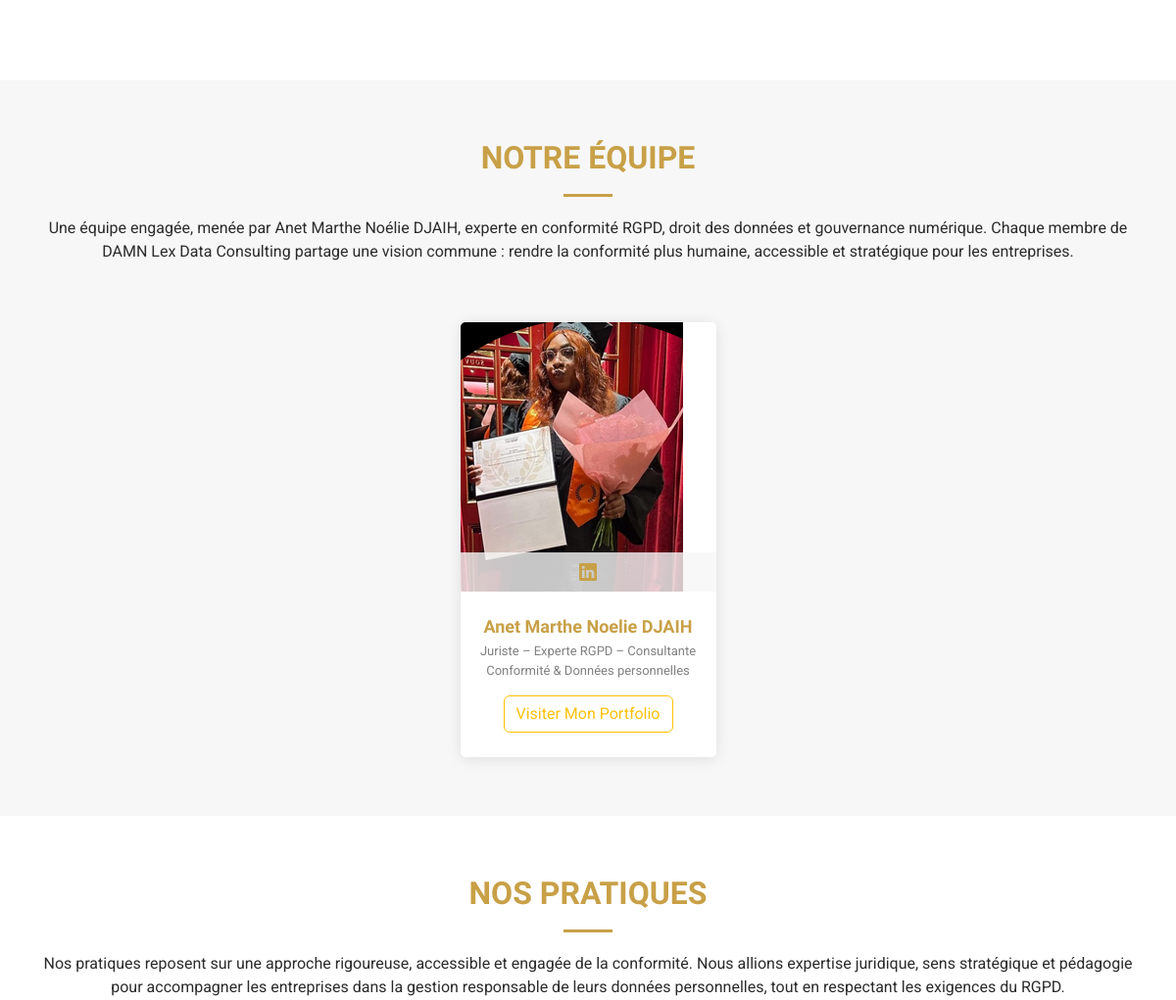
Page /about/ (middle part) on the earlier database version.
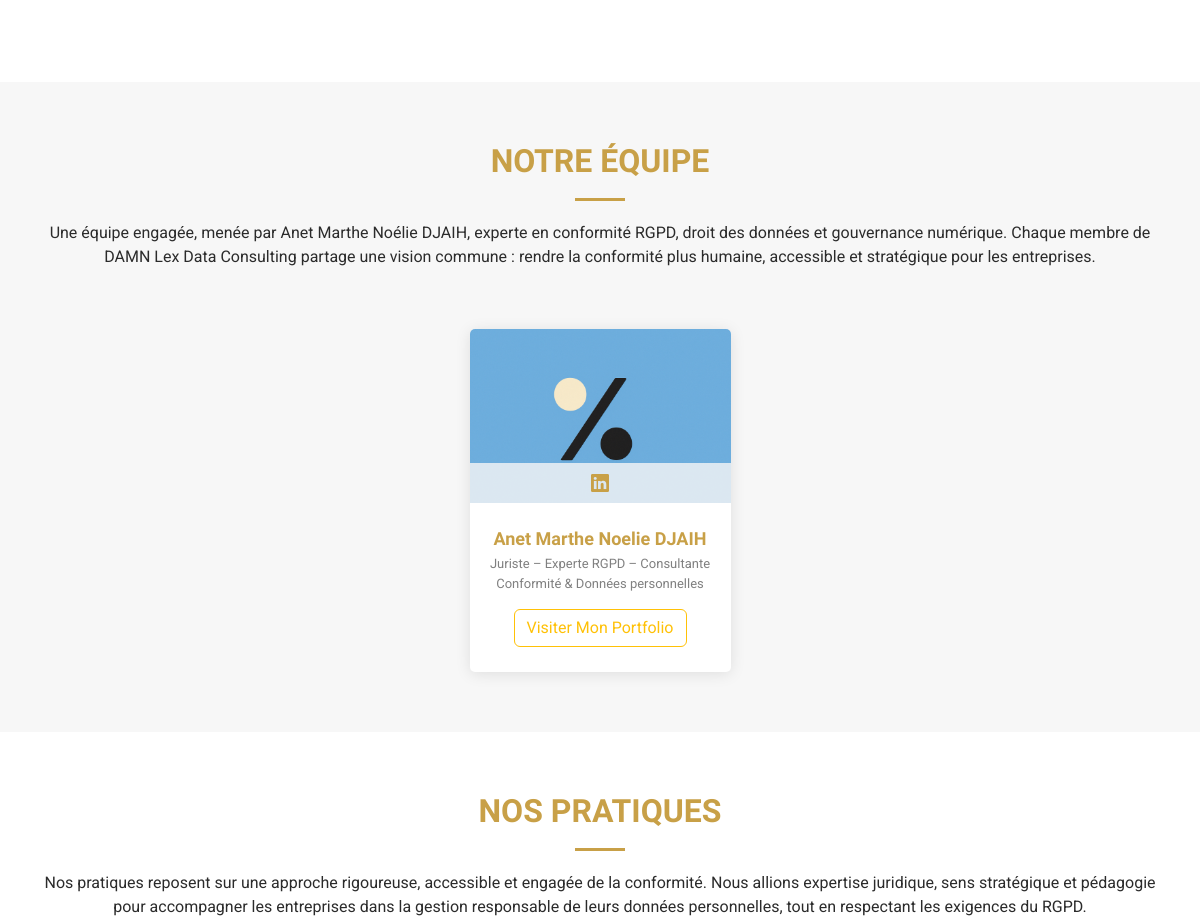
Same page on the later database version.
### nene/models.py (models this page shows, shortened)
class Employee(models.Model):
    user = models.OneToOneField(
        User,
        on_delete=models.CASCADE,
        null=True,
        blank=True,
        related_name="employee_profile"
    )
    name = models.CharField(max_length=100)
    slug = models.SlugField(unique=True, blank=True, null=True)
    email = models.EmailField(unique=True, null=True)
    phone = models.CharField(max_length=20, blank=True, null=True)
    linkedin = models.URLField(blank=True, null=True)
    gitHub = models.URLField(blank=True, null=True)
    medium = models.URLField(blank=True, null=True)
    position = models.CharField(max_length=150)
    photo = models.ImageField(upload_to='profile_pics/', blank=True, null=True)
    location = models.CharField(max_length=100)
    about = models.TextField(max_length=1200, null=True)
    softSkills = models.ManyToManyField(SoftSkills, related_name='employees')
    cv = models.FileField(upload_to='KOTO/media/cvs', blank=True, null=True)  # Ajout du champ CV

### nene/views.py (the view)
# urls.py: path('about/', views.about, name='about'),
def about(request):
    employees = Employee.objects.all()  # Récupérer tous les employés
    practices = Practice.objects.all().order_by("number")  # Tri par numéro croissant
    hero_carousel = HeroCarousel.objects.all()
    return render(request, 'nene/about.html', {
        "employees": employees,
        'practices': practices,
        "hero_carousel": hero_carousel,
        "timestamp": now().timestamp()
        })

### templates/nene/about.html (shortened to what this page needs)
{% extends "nene/base.html" %}
{% load static %}
{% block content %}
    {% load static %}
    <section id="vision" class="vision section">
      <div class="container">
          <div class="row">
          </div>
      </div>
    </section>
    <section id="team" class="team section light-background">
      <div class="container section-title" data-aos="fade-up">
        <h2>Notre Équipe</h2>
        <p>
          Une équipe engagée, menée par Anet Marthe Noélie DJAIH, experte en conformité RGPD, droit des données et gouvernance numérique.
          Chaque membre de DAMN Lex Data Consulting partage une vision commune : rendre la conformité plus humaine, accessible et stratégique pour les entreprises.
        </p>
      </div>
      <div class="container">
        <div class="row justify-content-center gy-4">
          {% for employee in employees %}
            <div class="col-lg-3 col-md-6 d-flex align-items-stretch" data-aos="fade-up" data-aos-delay="200">
              <div class="team-member">
                <div class="member-img">
                  <a href="{% url 'portfolio' employee.slug %}">
                    <img src="{% if employee.photo %}{{ employee.photo.url }}{% else %}{% static 'nene/img/profil_defaut.png' %}{% endif %}" class="img-fluid" alt="">
                  </a>
                  <div class="social">
                    {% if employee.linkedin %}
                        <a href="{{ employee.linkedin }}" target="_blank"><i class="bi bi-linkedin"></i></a>
                    {% endif %}
                  </div>
                </div>
                <div class="member-info">
                  <h4><a href="{% url 'portfolio' employee.slug %}">{{ employee.name }}</a></h4>
                  <span>{{ employee.position }}</span>
                  <a href="{% url 'portfolio' employee.slug %}" class="btn mt-3 btn-outline-warning">Visiter Mon Portfolio</a>
                </div>
              </div>
            </div>
          {% endfor %}
        </div>
      </div>
    </section>
    <section id="practices" class="practices section">
      <div class="container section-title" data-aos="fade-up">
        <h2>Nos Pratiques</h2>
        <p>
          Nos pratiques reposent sur une approche rigoureuse, accessible et engagée de la conformité.
          Nous allions expertise juridique, sens stratégique et pédagogie pour accompagner les entreprises dans la gestion responsable de leurs données personnelles, tout en respectant les exigences du RGPD.
        </p>
      </div>
    </section>
{% endblock %}

Differences in the rows shown:
changed Employee "Anet Marthe Noelie DJAIH": photo: a different picture
